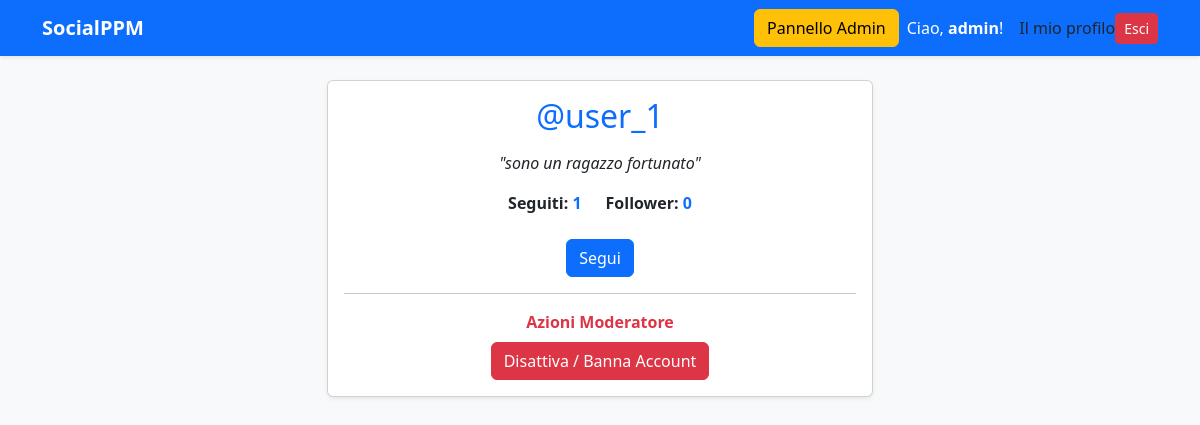
/user_1/ (signed in), run on the app's committed database.
### users/models.py (models this page shows, shortened)
class Profile(models.Model):
    user = models.OneToOneField(User, on_delete=models.CASCADE)
    bio = models.TextField(max_length=500, blank=True)
    follows = models.ManyToManyField(
        "self",
        related_name="followed_by",
        symmetrical=False,
        blank=True
    )

### users/views.py (the view)
# urls.py: path('<str:username>/', views.profile_view, name='profile'),
def profile_view(request, username):
    target_user = get_object_or_404(User, username=username)
    profile, created = Profile.objects.get_or_create(user=target_user)
    if request.user.is_authenticated:
        Profile.objects.get_or_create(user=request.user)
    context = {
        'profile_user': target_user,
        'profile': profile,
    }
    return render(request, 'users/profile.html', context)

### users/templates/users/profile.html (shortened to what this page needs)
{% extends 'base.html' %}
{% block content %}
<div class="row justify-content-center mt-4">
    <div class="col-md-6">
        <div class="card shadow-sm text-center">
            <div class="card-body">
                <h2 class="card-title text-primary">
                    @{{ profile_user.username }}
                </h2>
                <p class="fst-italic my-3">
                    "{{ profile.bio|default:'Nessuna biografia inserita.' }}"
                </p>
                <div class="d-flex justify-content-center gap-4 mb-4 fw-bold">
                    <span>Seguiti: <span class="text-primary">{{ profile.follows.count }}</span></span>
                    <span>Follower: <span class="text-primary">{{ profile.followed_by.count }}</span></span>
                </div>
                {% if user.is_authenticated and user != profile_user %}
                    <form action="{% url 'follow_user' profile_user.username %}" method="POST" class="d-inline">
                        {% if profile in user.profile.follows.all %}
                            <button type="submit" class="btn btn-outline-danger">Smetti di seguire</button>
                        {% else %}
                            <button type="submit" class="btn btn-primary">Segui</button>
                        {% endif %}
                    </form>
                {% elif user == profile_user %}
                    <a href="{% url 'edit_profile' %}" class="btn btn-outline-primary">Modifica Bio</a>
                {% endif %}
                {% if user.is_staff and user != profile_user %}
                    <hr>
                    <p class="text-danger fw-bold mb-2">Azioni Moderatore</p>
                    <form action="{% url 'ban_user' profile_user.username %}" method="POST" class="d-inline">
                        {% if profile_user.is_active %}
                            <button type="submit" class="btn btn-danger">Disattiva / Banna Account</button>
                        {% else %}
                            <button type="submit" class="btn btn-success">Riattiva Account</button>
                        {% endif %}
                    </form>
                {% endif %}
            </div>
        </div>
    </div>
</div>
{% endblock %}

### users/templates/base.html (shortened to what this page needs)
<!DOCTYPE html>
<html lang="it">
<head>
    <link href="https://cdn.jsdelivr.net/npm/bootstrap@5.3.0/dist/css/bootstrap.min.css" rel="stylesheet">
</head>
<body class="bg-light">
    <nav class="navbar navbar-expand-lg navbar-dark bg-primary mb-4 shadow-sm">
        <div class="container">
            <a class="navbar-brand fw-bold" href="{% url 'feed' %}">SocialPPM</a>
            <div class="d-flex align-items-center">
                {% if user.is_staff %}
                      <a href="{% url 'admin:index' %}" class="btn btn-warning me-2">Pannello Admin</a>
                {% endif %}
                {% if user.is_authenticated %}
                    <span class="text-white me-3">Ciao, <strong>{{ user.username }}</strong>!</span>
                    <a class="nav-link" href="{% url 'profile' user.username %}">Il mio profilo</a>
                    <form action="{% url 'logout' %}" method="post" class="d-inline">
                        <button type="submit" class="btn btn-danger btn-sm">Esci</button>
                    </form>
                {% else %}
                    <a href="{% url 'login' %}" class="btn btn-outline-light btn-sm me-2">Accedi</a>
                    <a href="{% url 'register' %}" class="btn btn-success btn-sm">Registrati</a>
                {% endif %}
            </div>
        </div>
    </nav>
    <div class="container">
        {% block content %}
        {% endblock %}
    </div>
</body>
</html>

### data on the page
Profile: bio "sono un ragazzo fortunato", follows.count "1", followed_by.count "0"

### other printed values
{{ user.username }} "admin"
{{ profile_user.username }} "user_1"
